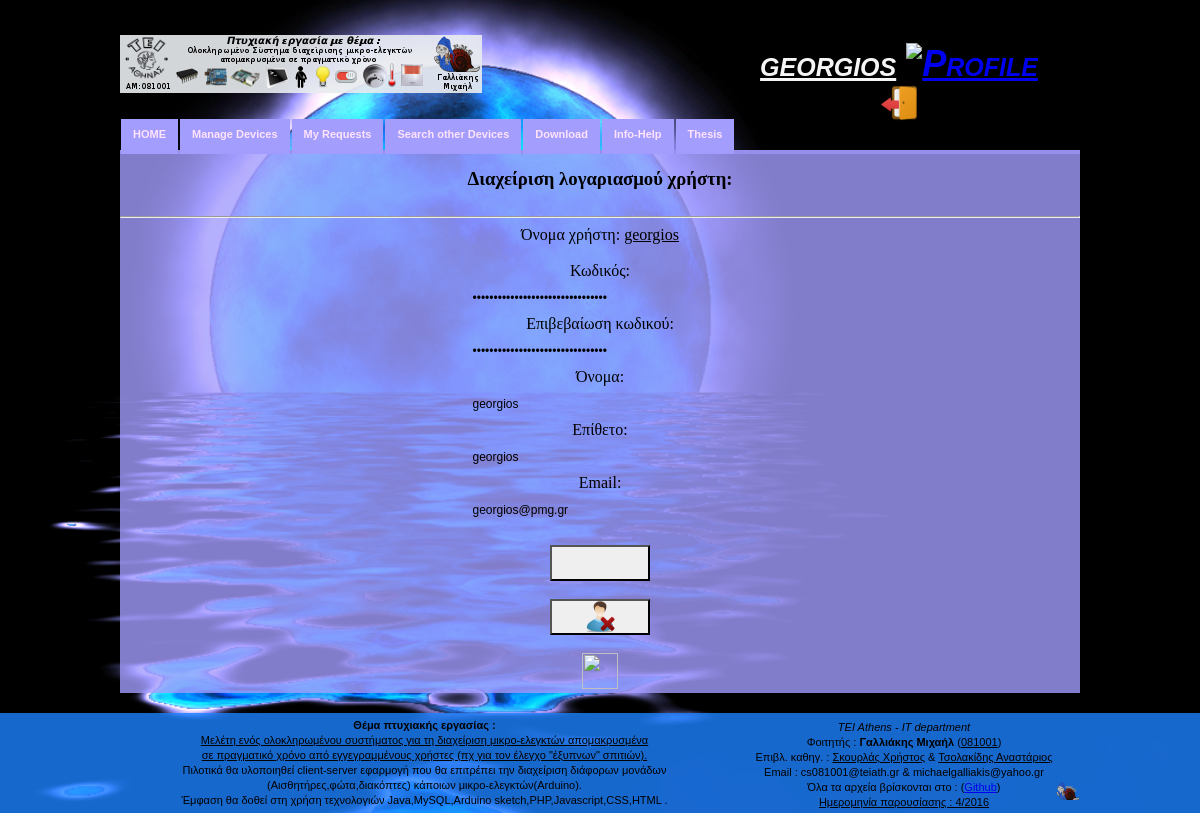
The app's page /Website/Profile.php (signed in) with its own data.
### tables this page shows
CREATE TABLE `users` (
  `UserID` int(11) NOT NULL AUTO_INCREMENT,
  `Username` varchar(45) NOT NULL,
  `Password` varchar(45) NOT NULL,
  `Name` varchar(45) DEFAULT NULL,
  `Surname` varchar(45) DEFAULT NULL,
  `Type` varchar(1) NOT NULL,
  `Email` varchar(100) NOT NULL,
  `isDeleted` bit(1) DEFAULT b'0',
  `lastModified` datetime NOT NULL,
  `isEnabled` bit(1) DEFAULT b'1',
  `Status` varchar(30) DEFAULT NULL,
  PRIMARY KEY (`UserID`),
  UNIQUE KEY `Username_UNIQUE` (`Username`)
);

### Website/Profile.php (the view, shortened to what this page needs)
<!DOCTYPE html>
 <?php
    include("Db_conection.php");
if(empty($_POST['changeProfile']))
  {
        $username=$_SESSION['username'];
        $run_query="Select Username,Password,Name,Surname,Email from users where Username ='$username'";
    $run=mysqli_query($dbcon,$run_query);
   while($row=mysqli_fetch_array($run))
            {
            $user_username=$row[0];
            $user_pass=$row[1];
            $user_pass2=$row[1];
            $user_name=$row[2];
            $user_surname=$row[3];
            $user_email=$row[4];
            }
  }
?>
<html>
    <head>
    <?php include("htmlHead.php");?>
    </head>
    <body>
        <div id="container">
          <?php $parentFilePath = __FILE__ ; include("header.php");?>
            <div id="middle">
                <br/>
                <h3>Διαχείριση λογαριασμού χρήστη:</h3>
                <br/>
                <hr/>
                <form action="Profile.php" method="post" onSubmit="return changeProgileformValidation();" name="changeProfile">
                    <label for="Username">Όνομα χρήστη:</label> <u><?php echo $user_username?></u> <br />
                    <input type="hidden" name="lastPassword" value="<?php echo $user_pass?>" /><br />
                    <label for="Password1">Κωδικός:</label><br />
                    <input type="password" id="passwordinput" name="Password1" placeholder="Password" class="textinput" maxlength="25" value="<?php echo $user_pass?>" /><br />
                    <label for="Password2">Επιβεβαίωση κωδικού:</label><br />
                    <input type="password" id="passwordinput" name="Password2" placeholder="Confirm Password" class="textinput" maxlength="25" value="<?php echo $user_pass2?>" /><br />
                    <label for="Name">Όνομα:</label><br />
                    <input type="text" id="textinput" name="Name" placeholder="Name" class="textinput" maxlength="25" value="<?php echo $user_name?>"/><br />
                    <label for="Surname">Επίθετο:</label><br />
                    <input type="text" id="textinput" name="Surname" placeholder="Surname" class="textinput" maxlength="25" value="<?php echo $user_surname?>"/><br />
                    <label for="Email">Email:</label><br />
                    <input type="text" id="textinput" name="Email" placeholder="Email" class="textinput" maxlength="25" value="<?php echo $user_email?>"/><br />
                    <br />
                    <input type="submit" value="" class="changeAccount" name="changeProfile" />
                </form>
                <br/>
                <form action="Profile.php" method="post" onSubmit="return deleteMessage('το Χρήστη');" name="Profile">
                    <input type="submit" class="deleteAccount" value="" name="deleteAccount"/>
                </form>
                <br/>
                <a href="index.php"><input type="image" src="myImages/home.png" value="" height="36" width="36"/></a>
            </div>
  <?php include("boxes.php"); ?>
        </div>
        <?php include("footer.php");?>
    </body>
</html>

### Website/layout.css (style rules this page uses)
html { background: url(myImages/background.jpg) no-repeat center center fixed; -webkit-background-size: cover; -moz-background-size: cover; -o-background-size: cover; background-size: cover; }
body { padding:0; margin:0; color:#000; //background-image:url(images/main_bg.jpg); //background-image:url(images/background.png); //background-image:url(myImages/Gianadoume2.jpg); //background-image:url(myImages/background.png); background-repeat:repeat; background-color:brown; //background-origin: border-box ; //background-attachment: scroll; //background-image: url(myImages/noUse.png); background-position: top; }
div, h1, h2, h3, h4, p, form, label, input, textarea, img, span { margin:0; padding:0; }
#container { width:960px; margin:0 auto; }
#middle { width:960px; height:100% ;//440px; min-height: 450px ; float:left; margin-top: 0px ; text-align: center ; //background-image:url(myImages/background3.png); background-color: rgba(163,157,253,0.8);// #a39dfd ; //background-color: rgba(255,255,255,0.95);// #a39dfd ; // opacity: 0.9; // filter: alpha(opacity=90); }
input, textarea { font-family:Verdana, Geneva, sans-serif; font-size:12px; color:black; }
label { // color:#ffeeff; // padding-left:2px; // line-height:25px; // font-family:Verdana, Geneva, sans-serif; // font-size:16px; // font-weight:bold; }
.textinput { width:255px; height:25px; background:url(images/input.png) no-repeat left top; border:none; padding:5px 5px 5px 5px; }
.deleteAccount { width: 100px; height: 36px; background-image: url(myImages/RemoveUser.png); background-repeat: no-repeat ; background-position: center center; background-size: 32px; font-size: 16px; }
.changeAccount { width: 100px; height: 36px; background-image: url(myImages/saveChanges.png); background-repeat: no-repeat ; background-position: center center; background-size: 32px; font-size: 16px; }

### records on screen
users: Username "georgios", Name "georgios", Surname "georgios", Email "georgios@pmg.gr"

### other values on screen
$_SESSION['username'] "georgios"
